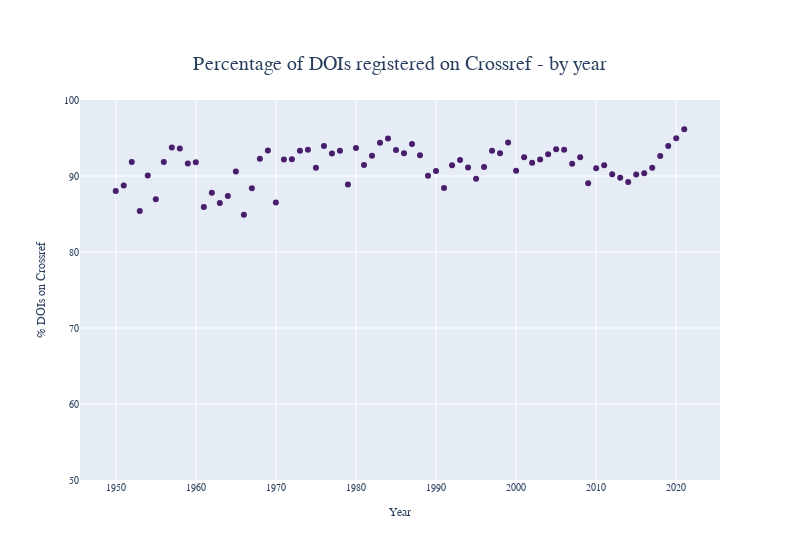

Notebook cell for this chart:
### Code cell
frame6 = frame.copy()
frame6 = frame6.apply(lambda x: pd.to_numeric(x, errors='coerce'))
frame6 = frame6[(frame6.year >= 1950)&(frame6.year < 2022)]
frame6 = frame6.groupby('year').sum()
frame6['perc_cr'] = (frame6['on-crossref']/frame6['doi-num'])*100
# fig = px.bar(frame,x=frame.index,y='perc_cr')
fig = px.scatter(frame6,x=frame6.index,y='perc_cr', width=800,
 labels={ "year": "Year", "perc_cr": "% DOIs on Crossref" },
 title="Percentage of DOIs registered on Crossref - by year")
fig.update_yaxes(range=[50, 100])
fig.update_traces(marker_color='#471D6C') 
fig.update_layout(
    font_family="sans-serif",
    title_font_size=20,
    font_size=10,
    title = {'xanchor': 'center', 'y':0.9,'x':0.5},
)
fig.show()

### Figure 1 — Plotly figure (JSON) as saved in the notebook; plotly's stock layout.template omitted (floating-point values rounded to 4 significant figures)
{"data": [{"hovertemplate": "Year=%{x}<br>% DOIs on Crossref=%{y}<extra></extra>", "legendgroup": "", "marker": {"color": "#471D6C", "symbol": "circle"}, "mode": "markers", "name": "", "orientation": "v", "showlegend": false, "type": "scatter", "x": [1950, 1951, 1952, 1953, 1954, 1955, 1956, 1957, 1958, 1959, 1960, 1961, 1962, 1963, 1964, 1965, 1966, 1967, 1968, 1969, 1970, 1971, 1972, 1973, 1974, 1975, 1976, 1977, 1978, 1979, 1980, 1981, 1982, 1983, 1984, 1985, 1986, 1987, 1988, 1989, 1990, 1991, 1992, 1993, 1994, 1995, 1996, 1997, 1998, 1999, 2000, 2001, 2002, 2003, 2004, 2005, 2006, 2007, 2008, 2009, 2010, 2011, 2012, 2013, 2014, 2015, 2016, 2017, 2018, 2019, 2020, 2021], "xaxis": "x", "y": [88.02, 88.75, 91.83, 85.41, 90.07, 86.93, 91.85, 93.75, 93.62, 91.64, 91.83, 85.93, 87.8, 86.43, 87.36, 90.59, 84.91, 88.39, 92.25, 93.35, 86.53, 92.17, 92.2, 93.33, 93.46, 91.09, 93.94, 92.96, 93.33, 88.89, 93.69, 91.44, 92.67, 94.38, 94.93, 93.41, 93.0, 94.22, 92.71, 90.03, 90.65, 88.44, 91.43, 92.1, 91.12, 89.64, 91.19, 93.31, 93.01, 94.4, 90.7, 92.45, 91.75, 92.19, 92.88, 93.51, 93.47, 91.6, 92.46, 89.06, 91.02, 91.42, 90.22, 89.77, 89.23, 90.2, 90.38, 91.07, 92.62, 93.94, 94.96, 96.14], "yaxis": "y"}], "layout": {"font": {"family": "sans-serif", "size": 10}, "legend": {"tracegroupgap": 0}, "title": {"font": {"size": 20}, "text": "Percentage of DOIs registered on Crossref - by year", "x": 0.5, "xanchor": "center", "y": 0.9}, "width": 800, "xaxis": {"anchor": "y", "domain": [0, 1], "title": {"text": "Year"}}, "yaxis": {"anchor": "x", "domain": [0, 1], "range": [50, 100], "title": {"text": "% DOIs on Crossref"}}}}
